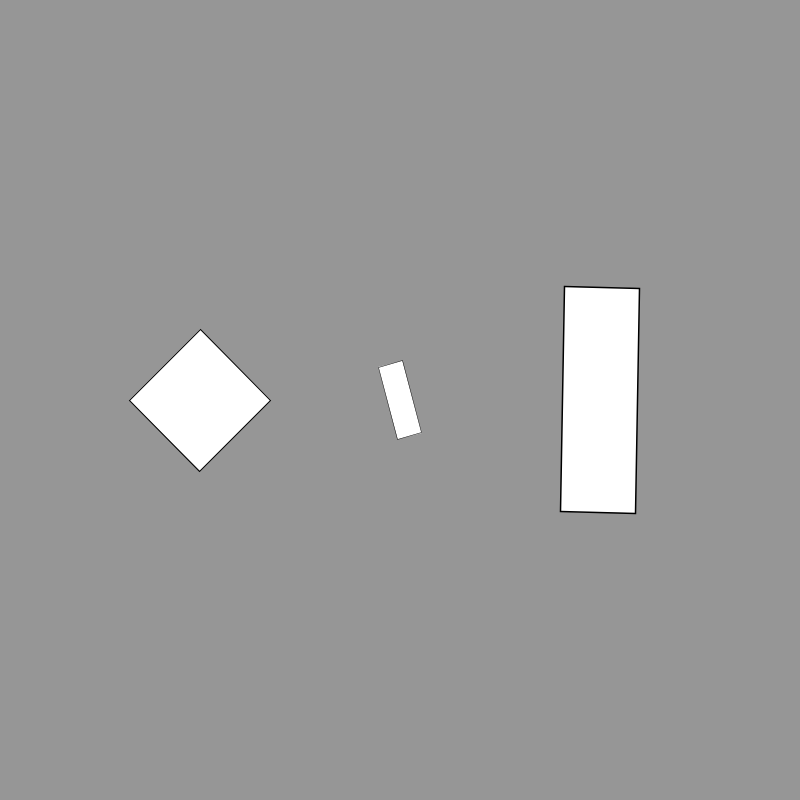
Frame 1 (no input)
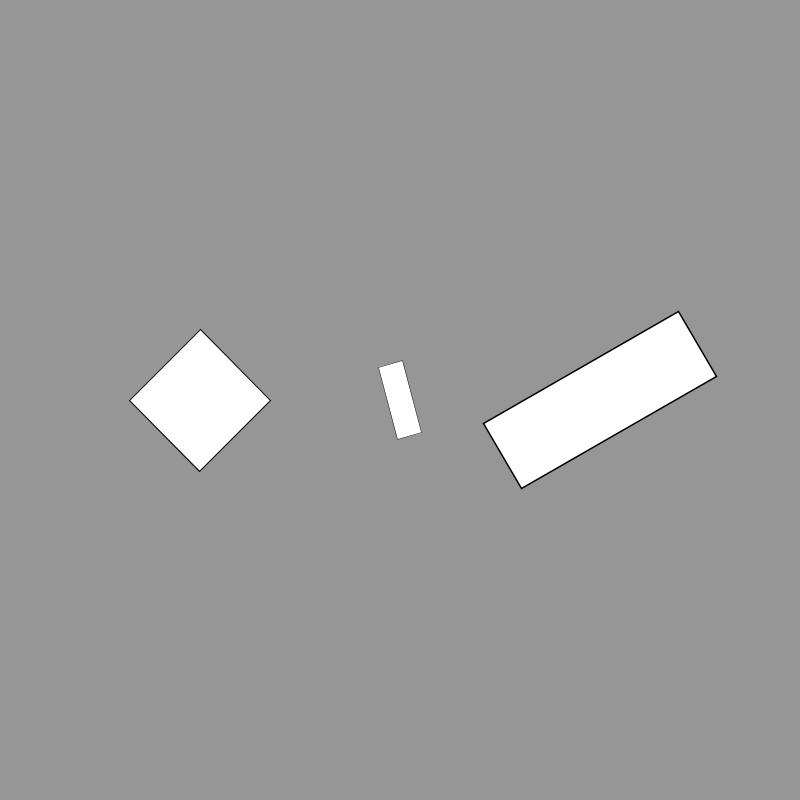
Frame 60 (the mouse pressed at the canvas centre just before this capture)
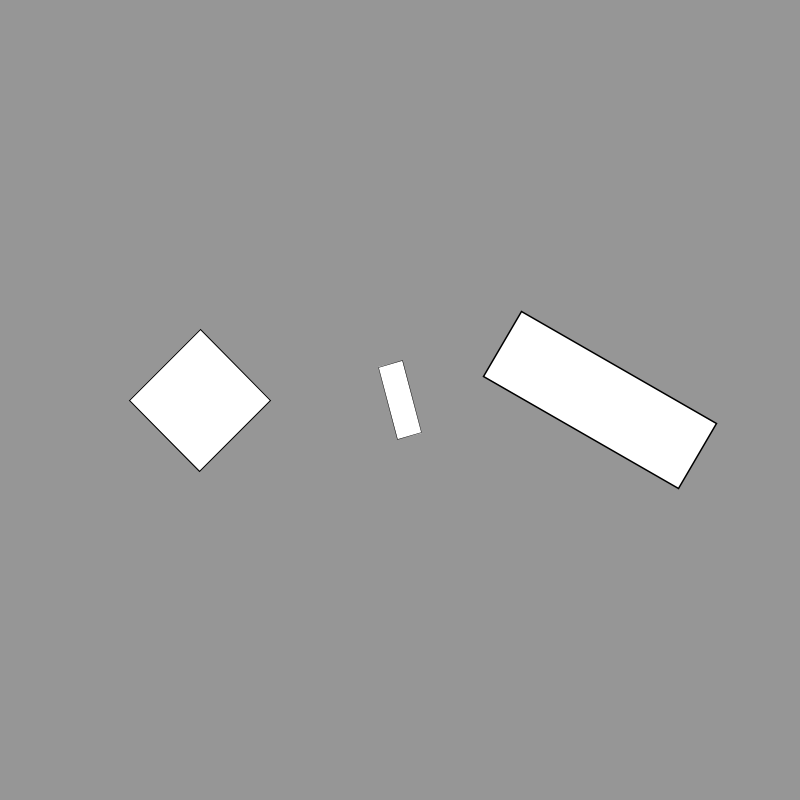
Frame 120 (the mouse held since frame 60 and released just before this capture)

The Processing sketch that drew these frames (run headless with seeded random() and noise(); from frame 60 on, the mouse is pressed at the canvas centre):

// Processing sketch: w04a_simpleMatrix
// ── w04a_simpleMatrix.pde
// code 1 fall 2019
// bryan ma

// draw three rotated rectangles, 
// each maintaining their own matrix transformations
// with translate(), scale(), and rotate().

void setup() {
  size(800, 800);
  rectMode(CENTER);
}

void draw() {
  background(150);
  
  // first rectangle
  pushMatrix();
  translate(200, height/2);
  scale(1.0);  // this is normal scale
  rotate(PI/4);  
  rect(0, 0, 100, 100);
  popMatrix();  
  
  // second rectangle
  pushMatrix();
  translate(400, height/2);
  scale(0.5);
  rotate(radians(75));
  rect(0, 0, 150, 50);
  popMatrix();
  
  // third rectangle
  pushMatrix();
  translate(600, height/2);
  scale(1.5);
  rotate(radians(frameCount));
  rect(0, 0, 50, 150);
  popMatrix();
}
